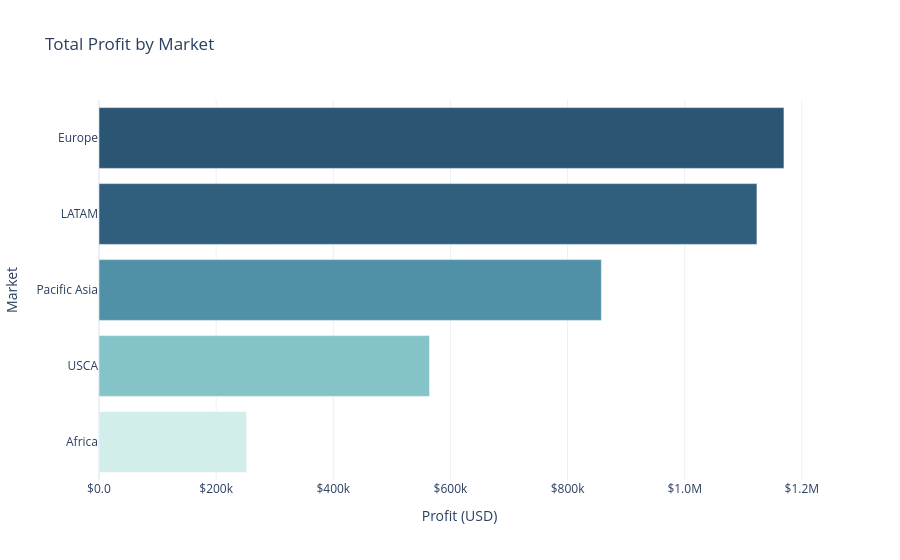

Notebook source saved alongside this figure:
### Code cell
fig = px.bar(
    profit_by_market, x='Order Profit Per Order', y='Market', orientation='h',
    title='Total Profit by Market',
    labels={'Order Profit Per Order': 'Profit (USD)'},
    color='Order Profit Per Order', color_continuous_scale='Teal',
)
fig.update_layout(template='plotly_white', coloraxis_showscale=False)
fig.update_xaxes(tickprefix='$', tickformat=',.2s')
fig.show()

### Figure 1 — Plotly figure (JSON) as saved in the notebook; plotly's stock layout.template omitted (floating-point values rounded to 4 significant figures)
{"data": [{"alignmentgroup": "True", "hovertemplate": "Profit (USD)=%{marker.color}<br>Market=%{y}<extra></extra>", "legendgroup": "", "marker": {"color": [252100.0, 564300.0, 857800.0, 1123000.0, 1169000.0], "coloraxis": "coloraxis", "pattern": {"shape": ""}}, "name": "", "offsetgroup": "", "orientation": "h", "showlegend": false, "textposition": "auto", "type": "bar", "x": [252100.0, 564300.0, 857800.0, 1123000.0, 1169000.0], "xaxis": "x", "y": ["Africa", "USCA", "Pacific Asia", "LATAM", "Europe"], "yaxis": "y"}], "layout": {"barmode": "relative", "coloraxis": {"colorbar": {"title": {"text": "Profit (USD)"}}, "colorscale": [[0, "rgb(209, 238, 234)"], [0.1667, "rgb(168, 219, 217)"], [0.3333, "rgb(133, 196, 201)"], [0.5, "rgb(104, 171, 184)"], [0.6667, "rgb(79, 144, 166)"], [0.8333, "rgb(59, 115, 143)"], [1, "rgb(42, 86, 116)"]], "showscale": false}, "legend": {"tracegroupgap": 0}, "title": {"text": "Total Profit by Market"}, "xaxis": {"anchor": "y", "domain": [0, 1], "tickformat": ",.2s", "tickprefix": "$", "title": {"text": "Profit (USD)"}}, "yaxis": {"anchor": "x", "domain": [0, 1], "title": {"text": "Market"}}}}
